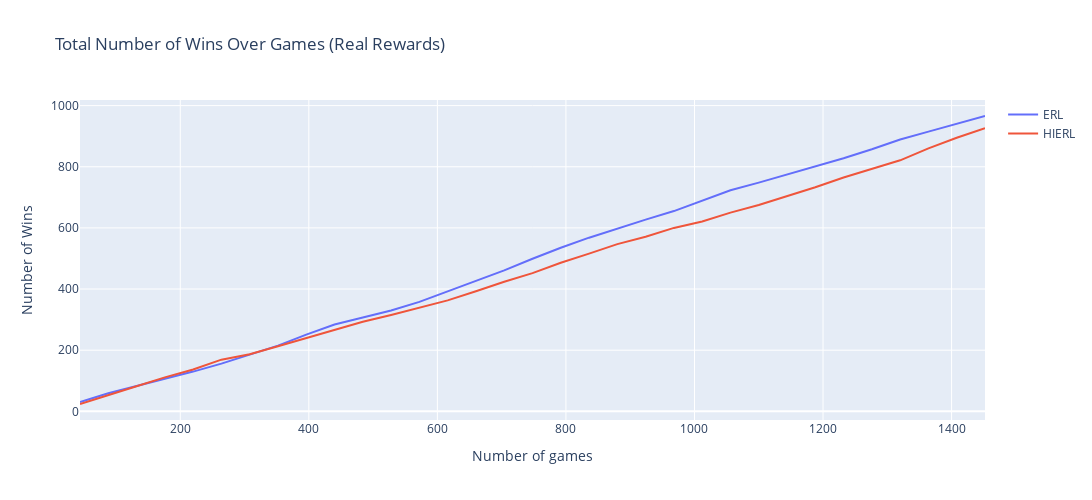

The notebook cell saved with this chart:
### Code cell
x = noher_real['games'].tolist()
y_noher = noher_real['wins'].tolist()
y_her = her_real['wins'].tolist()

fig = go.Figure(data=[
    go.Line(name='ERL', x=x, y = y_noher, mode='lines'),
    go.Line(name='HIERL', x=x, y = y_her, mode='lines')
])
fig.update_layout(
    title='Total Number of Wins Over Games (Real Rewards)',
    xaxis_title='Number of games',
    yaxis_title='Number of Wins',
    width = 1200, 
    height = 500
)
fig.show()

### Figure 1 — Plotly figure (JSON) as saved in the notebook; plotly's stock layout.template omitted (floating-point values rounded to 4 significant figures)
{"data": [{"mode": "lines", "name": "ERL", "type": "scatter", "x": ["44.000", 88, 132, 176, 220, 264, 308, 352, 396, 440, 484, 528, 572, 616, 660, 704, 748, 792, 836, 880, 924, 968, 1012, 1056, 1100, 1144, 1188, 1232, 1276, 1320, 1364, 1408, 1452], "y": ["30.000", 59, 83, 106, 130, 156, 185, 215, 251, 284, 307, 330, 358, 392, 427, 461, 499, 535, 568, 598, 627, 655, 690, 723, 748, 774, 800, 828, 857, 889, 915, 940, 966]}, {"mode": "lines", "name": "HIERL", "type": "scatter", "x": ["44.000", 88, 132, 176, 220, 264, 308, 352, 396, 440, 484, 528, 572, 616, 660, 704, 748, 792, 836, 880, 924, 968, 1012, 1056, 1100, 1144, 1188, 1232, 1276, 1320, 1364, 1408, 1452], "y": ["24.000", 54, 82, 111, 137, 169, 187, 213, 240, 267, 293, 315, 338, 363, 393, 424, 452, 486, 516, 547, 571, 600, 621, 650, 675, 703, 733, 765, 792, 821, 860, 895, 926, 950, 973, 1001, 1030, 1056, 1087]}], "layout": {"height": 500, "title": {"text": "Total Number of Wins Over Games (Real Rewards)"}, "width": 1200, "xaxis": {"title": {"text": "Number of games"}}, "yaxis": {"title": {"text": "Number of Wins"}}}}
